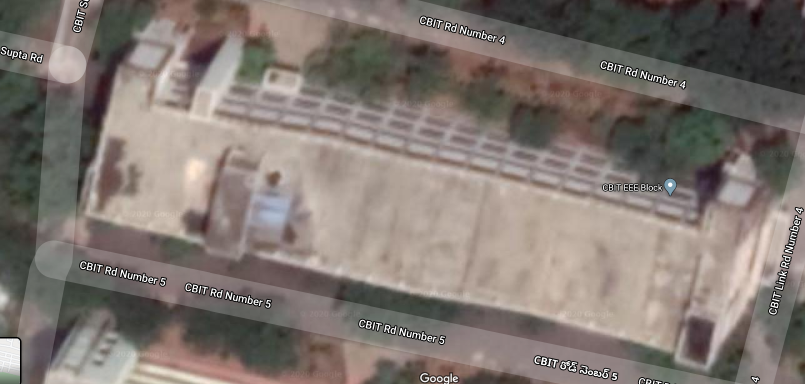
#> input picture Estimating-Solar-Savings-Potential/project_solarSavings/Solar Panel Placement/testcases/30.jpg, 1610 x 768 px (shown at 1/2 size)
$ python -i panels.py   (imports and definitions only)
#> lines starting #> are read from the running program, lines starting #| are printed output that depends on the picture; after the words box and inside, x2 and y2 are one past the last pixel; in counts of white or black regions, pixels touching at a corner belong together; long printed decimals are rounded
from __future__ import print_function
import requests

# import Image
from PIL import Image
import cv2
import matplotlib.pyplot as plt
import numpy as np
import math
import glob
from shapely.geometry import Polygon

zoom = 20
tileSize = 256
initialResolution = 2 * math.pi * 6378137 / tileSize
originShift = 2 * math.pi * 6378137 / 2.0
earthc = 6378137 * 2 * math.pi
factor = math.pow(2, zoom)
map_width = 256 * (2 ** zoom)


def grays(im):
    return cv2.cvtColor(im, cv2.COLOR_BGR2GRAY)


def white_image(im):
    return cv2.bitwise_not(np.zeros(im.shape, np.uint8))


def pixels_per_mm(lat, length):
    return length / math.cos(lat * math.pi / 180) * earthc * 1000 / map_width


def sharp(gray):
    blur = cv2.bilateralFilter(gray, 5, sigmaColor=7, sigmaSpace=5)
    kernel_sharp = np.array((
        [-2, -2, -2],
        [-2, 17, -2],
        [-2, -2, -2]), dtype='int')
    return cv2.filter2D(blur, -1, kernel_sharp)


# [8 lines left out: function solar_panel_params, not called in this run]


def contours_canny(cnts):
    cv2.drawContours(canny_contours, cnts, -1, 255, 1)

    # Removing the contours detected inside the roof
    for cnt in cnts:
        counters = 0
        cnt = np.array(cnt)
        cnt = np.reshape(cnt, (cnt.shape[0], cnt.shape[2]))
        pts = []

        if cv2.contourArea(cnt) > 10:
            for i in cnt:
                x, y = i
                if edged[y, x] == 255:
                    counters += 1
                    pts.append((x, y))

        if counters > 10:
            pts = np.array(pts)
            pts = pts.reshape(-1, 1, 2)
            cv2.polylines(canny_polygons, [pts], True, 0)


def contours_img(cnts):
    #print(*image_contours)
    cv2.drawContours(image_contours, cnts, -1, 255, 1)

    # Removing the contours detected inside the roof
    for cnt in cnts:
        counter = 0
        cnt = np.array(cnt)
        cnt = np.reshape(cnt, (cnt.shape[0], cnt.shape[2]))
        pts = []
        if cv2.contourArea(cnt) > 5:
            for i in cnt:
                x, y = i
                if edged[y, x] == 255:
                    counter += 1
                    pts.append((x, y))
        if counter > 10:
            pts = np.array(pts)
            pts = pts.reshape(-1, 1, 2)
            cv2.polylines(image_polygons, [pts], True, 0)


# [152 lines left out: functions rotation, createLineIterator, panel_rotation, not called in this run]
    # plt.show()


parameters = {
    "format" : "json",
    "api_key":"zourhmnG6T4yL9qjTD09rNzJMDuaCj8BELcEfgHg",
    "system_capacity": 50000.0,
    "module_type": 0,
    "losses": 10.0,
    "array_type": 1,
    "tilt": 60.0,
    "azimuth": 180,
    "lat": 41.901858,
    "lon":  -88.091047,
    "address": "Glendale Heights, IL, USA"
}
lat = "17.425214"
lon = "78.542519"
# [1 line that did not run here, left out]
# [1 line not run here, left out]
# [1 line that did not run here, left out]
#/api/alt-fuel-stations/v1.json?fuel_type=E85,ELEC&state=CA&limit=2&api_key=BzuAupefUPNHhzETjW3SucqtcPWeEVANUuNZtpq7&format=JSON
#response = requests.get("/api/pvwatts/v6.json?api_key=zourhmnG6T4yL9qjTD09rNzJMDuaCj8BELcEfgHg&lat=40&lon=-105&system_capacity=4&azimuth=180&tilt=40&array_type=1&module_type=1&losses=10")
#https://developer.nrel.gov/
#https://solarrooftop.gov.in/rooftop_calculator

def func(pathname):
    # images = glob.glob('testcases/30.jpg')
#> called with pathname = 'testcases/30.jpg'
    images = glob.glob(pathname)
    # latitude = ??
    # pl, pw, l, w, solar_angle = solar_panel_params()
    # length, width = pixels_per_mm(latitude)

    for fname in images:
        # pl = No of panels together as length commonside, pw = Same as for pw here w = width
        # l = Length of panel in mm, w = Width of panel in mm
        # solar_angle = Angle for rotation
        pl, pw, l, w, solar_angle = 4, 1, 8, 5, 30
        image = cv2.imread(fname)
#> image is the input picture: shape (768, 1610, 3); mean B, G, R 113.1, 119, 128.6
        img = cv2.pyrDown(image)
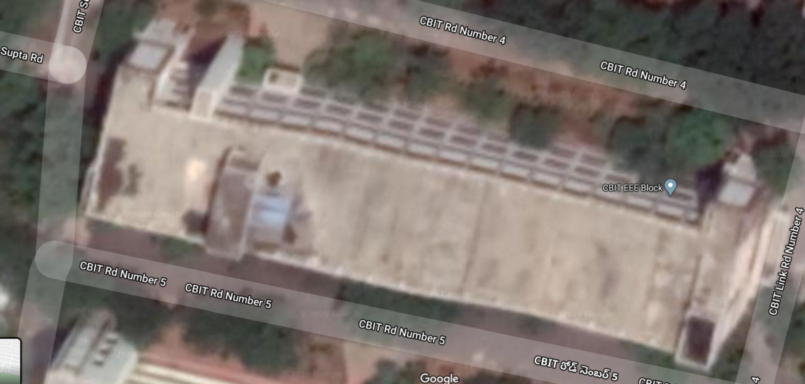
#> img: shape (384, 805, 3); mean B, G, R 113.1, 119, 128.5
        print(img.shape)
#| (384, 805, 3)
        n_white_pix = np.sum(img==255)
#> n_white_pix = 18
        print(n_white_pix)
#| 18
        # Upscaling of Image
        high_reso_orig = cv2.pyrUp(image)

        # White blank image for contours of Canny Edge Image
        global image_contours
        global canny_contours
        canny_contours = white_image(image)
#> canny_contours: shape (768, 1610, 3); every value is 255
        # White blank image for contours of original image
        image_contours = white_image(image)

        # White blank images removing rooftop's obstruction
        global image_polygons
        image_polygons = grays(canny_contours)
#> in grays, `return cv2.cvtColor(im, cv2.COLOR_BGR2GRAY)`: returned value: shape (768, 1610); every value is 255
        global canny_polygons
        canny_polygons = grays(canny_contours)

        # Gray Image
        grayscale = grays(image)
        plt.figure()
        plt.title('grayscale')
        plt.imshow(image, cmap='gray')
        # Edge Sharpened Image
        sharp_image = sharp(grayscale)
        plt.figure()
        plt.title('sharp_image')
        plt.imshow(sharp_image, cmap='gray')

        # Canny Edge
        global edged
        edged = cv2.Canny(sharp_image, 180, 240)
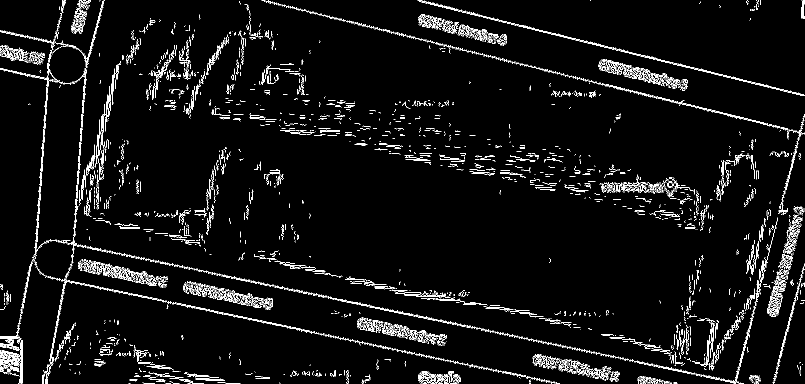
#> edged: shape (768, 1610) (shown at 1/2 size); 4.2% white in thin lines or dots
        plt.figure()
        plt.title('edge_image')
        plt.imshow(sharp_image, cmap='gray')
        # Otsu Threshold (Automatic Threshold)
        thresh = cv2.threshold(sharp_image, 0, 255, cv2.THRESH_BINARY | cv2.THRESH_OTSU)[1]
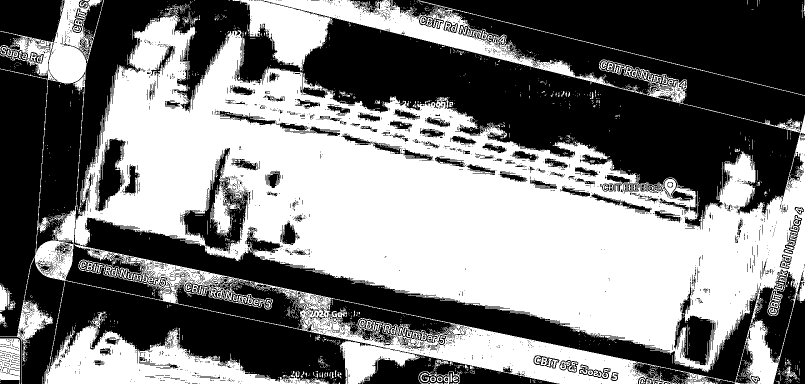
#> thresh: shape (768, 1610) (shown at 1/2 size); 49% white; 2948 white regions (2735 under 20 px), largest, box (x1, y1, x2, y2) and area: (0, 0, 1610, 768) 547718, (90, 563, 658, 768) 29748, (0, 514, 106, 768) 3077
        plt.figure()
        plt.title('Threshold_image')
        #plt.imshow(sharp_image, cmap='gray')
        # Contours in Original Image
        #print(image_contours)
        contours_img(cv2.findContours(thresh, cv2.RETR_TREE, cv2.CHAIN_APPROX_SIMPLE)[-2])
#> in contours_img, `cv2.drawContours(image_contours, cnts, -1, 255, 1)`:
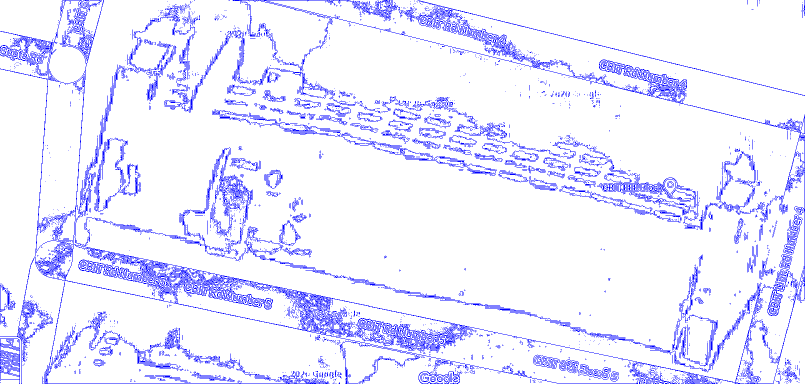
#> image_contours: shape (768, 1610, 3) (shown at 1/2 size); mean B, G, R 255, 234, 234
#> the loop in contours_img, `for cnt in cnts:` made 10589 passes
#> cnt on passes 1 to 3: [[1441, 767]], [[1303, 767]], [[1286, 767], [1288, 767]]
#> after the loop in contours_img, `for cnt in cnts:`: image_polygons: shape (768, 1610); 97.1% white; black in thin lines or dots
        # Contours in Canny Edge Image
        contours_canny(cv2.findContours(edged, cv2.RETR_TREE, cv2.CHAIN_APPROX_SIMPLE)[-2])
#> in contours_canny, `cv2.drawContours(canny_contours, cnts, -1, 255, 1)`:
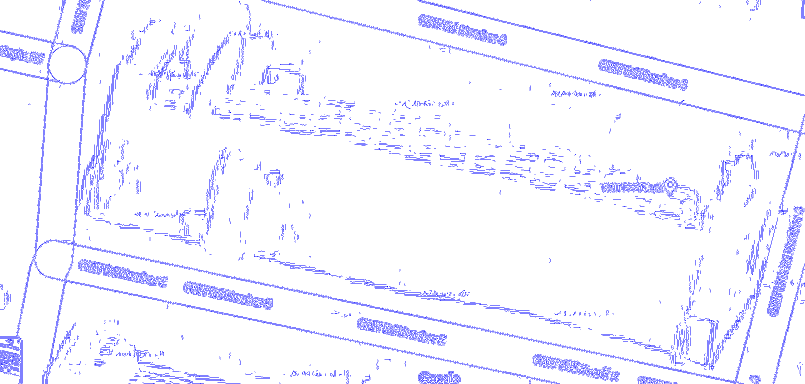
#> canny_contours: shape (768, 1610, 3) (shown at 1/2 size); mean B, G, R 255, 244.4, 244.4
#> the loop in contours_canny, `for cnt in cnts:` made 5683 passes
#> cnt on passes 1 to 3: [[1476, 767]], [[1467, 767]], [[1337, 767]]
#> after the loop in contours_canny, `for cnt in cnts:`:
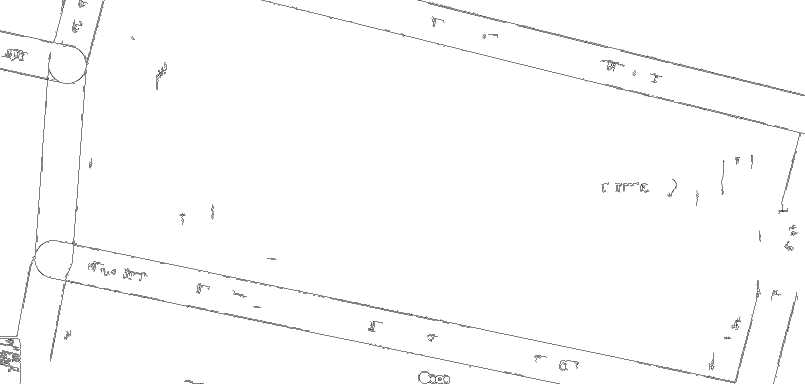
#> canny_polygons: shape (768, 1610) (shown at 1/2 size); 98.8% white; black in thin lines or dots

        # Optimum place for placing Solar Panels
        solar_roof = cv2.bitwise_and(image_polygons, canny_polygons)
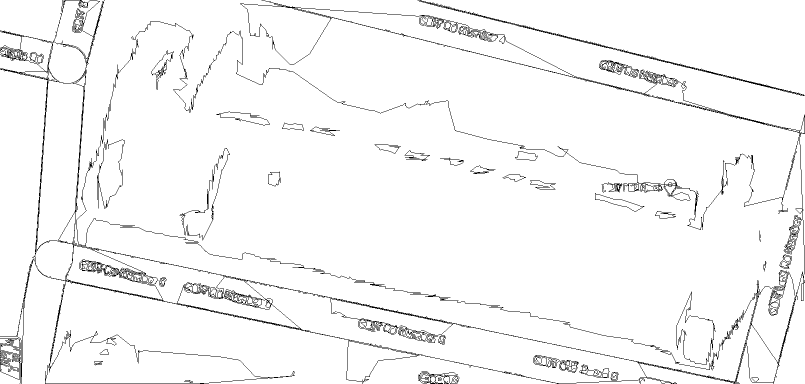
#> solar_roof: shape (768, 1610) (shown at 1/2 size); 96.6% white; black in thin lines or dots
        plt.figure()
        plt.title('solar_roof_area')
        #plt.imshow(solar_roof, cmap='gray')
        n_white_pix = np.sum(solar_roof==255)
#> n_white_pix = 1194137
        print(n_white_pix)
#| 1194137
        print(solar_roof.shape)
#| (768, 1610)
        new_image = white_image(image)
        plt.figure()
        plt.title('new_image')
        plt.imshow(new_image, cmap='gray')
        print(new_image.shape)
#| (768, 1610, 3)

        #panel_rotation(pl, solar_roof)

        # plt.show()
        a = (n_white_pix/1000)*0.9
#> a = 1074.7
        print (a)
#| 1074.723
#> (the run stopped early here; a loop or call above may not have finished)

$ run again, on Estimating-Solar-Savings-Potential/project_solarSavings/Solar Panel Placement/testcases/32.PNG
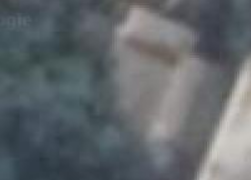
#> input picture Estimating-Solar-Savings-Potential/project_solarSavings/Solar Panel Placement/testcases/32.PNG, 251 x 180 px
#> in func, image is the input picture: shape (180, 251, 3); mean B, G, R 107.3, 103.2, 97.5
#| (90, 126, 3)
#> in func, `n_white_pix = np.sum(img==255)`: n_white_pix = 0
#| 0
#> in func, `edged = cv2.Canny(sharp_image, 180, 240)`:
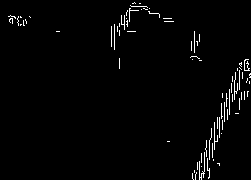
#> edged: shape (180, 251); 2% white in thin lines or dots
#> thresh: shape (180, 251); 25.5% white; 90 white regions (86 under 20 px), largest, box (x1, y1, x2, y2) and area: (112, 8, 206, 164) 7492, (199, 54, 251, 180) 3723, (166, 0, 180, 5) 42, (130, 5, 145, 7) 29
#> the loop in contours_img, `for cnt in cnts:` made 271 passes
#> cnt on passes 2 to 4: [[197, 171], [197, 179]], [[197, 169]], [[157, 166]]
#> in contours_canny, `cv2.drawContours(canny_contours, cnts, -1, 255, 1)`:
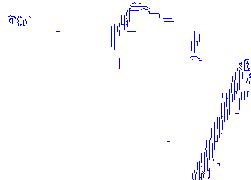
#> canny_contours: shape (180, 251, 3); mean B, G, R 255, 250, 250
#> the loop in contours_canny, `for cnt in cnts:` made 81 passes
#> cnt on passes 1, 3, 4, 6, 7, 9, 11, 12: [[192, 173], [192, 178], [193, 179], [192, 178]], [[194, 170], [194, 172]], [[201, 166]], [[197, 162], [197, 169]], [[213, 159], [213, 160]], [[201, 153], [201, 162]], [[212, 143], [212, 157]], [[167, 141], [169, 141]]
#> in func, `n_white_pix = np.sum(solar_roof==255)`: n_white_pix = 44490
#| 44490
#| (180, 251)
#| (180, 251, 3)
#> a = 40.04
#| 40.041

$ run again, on Estimating-Solar-Savings-Potential/project_solarSavings/Solar Panel Placement/testcases/33.PNG
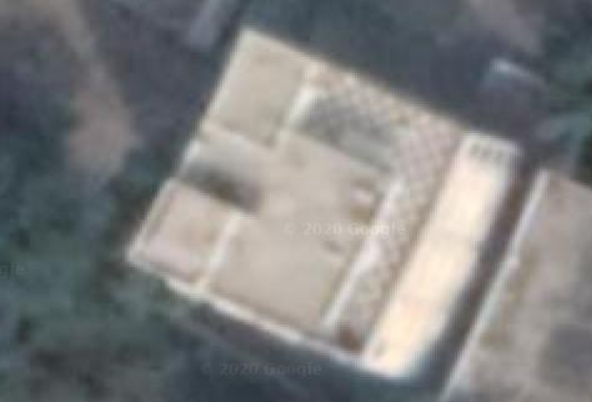
#> input picture Estimating-Solar-Savings-Potential/project_solarSavings/Solar Panel Placement/testcases/33.PNG, 592 x 402 px
#> in func, image is the input picture: shape (402, 592, 3); mean B, G, R 126.3, 126.3, 125.6
#| (201, 296, 3)
#> in func, `n_white_pix = np.sum(img==255)`: n_white_pix = 95
#| 95
#> edged: shape (402, 592); 2.8% white in thin lines or dots
#> thresh: shape (402, 592); 40% white; 315 white regions (304 under 20 px), largest, box (x1, y1, x2, y2) and area: (125, 28, 515, 377) 78226, (440, 169, 592, 402) 15903, (497, 61, 510, 71) 100
#> the loop in contours_img, `for cnt in cnts:` made 1128 passes
#> cnt on passes 1 to 3: [[505, 401], [508, 401]], [[470, 401]], [[529, 399]]
#> the loop in contours_canny, `for cnt in cnts:` made 533 passes
#> cnt on passes 2 to 4: [[439, 394], [439, 400]], [[449, 392], [449, 397]], [[442, 387]]
#> in func, `solar_roof = cv2.bitwise_and(image_polygons, canny_polygons)`:
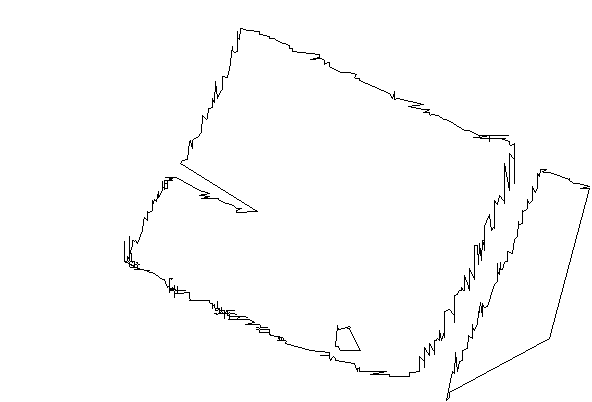
#> solar_roof: shape (402, 592); 98.7% white; black in thin lines or dots, all inside (x1, y1, x2, y2) = (124, 28, 590, 401)
#> in func, `n_white_pix = np.sum(solar_roof==255)`: n_white_pix = 234856
#| 234856
#| (402, 592)
#| (402, 592, 3)
#> a = 211.4
#| 211.3704
